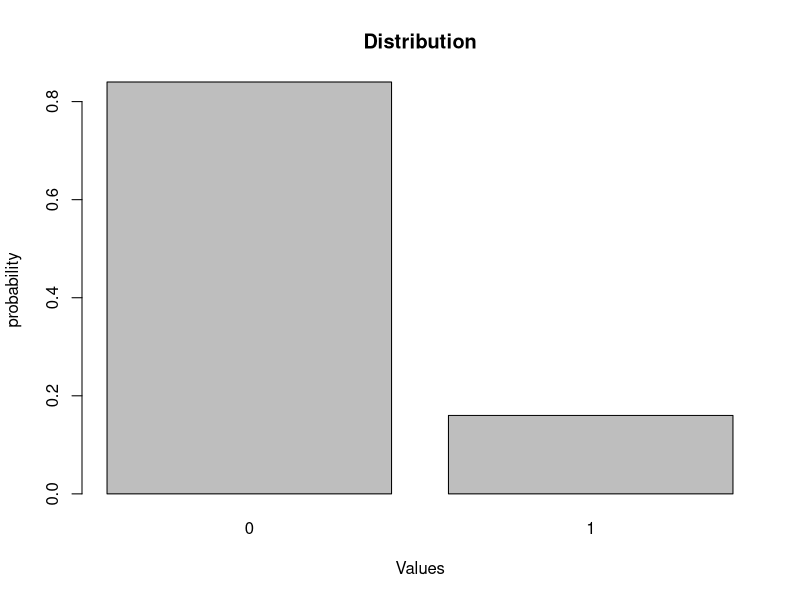
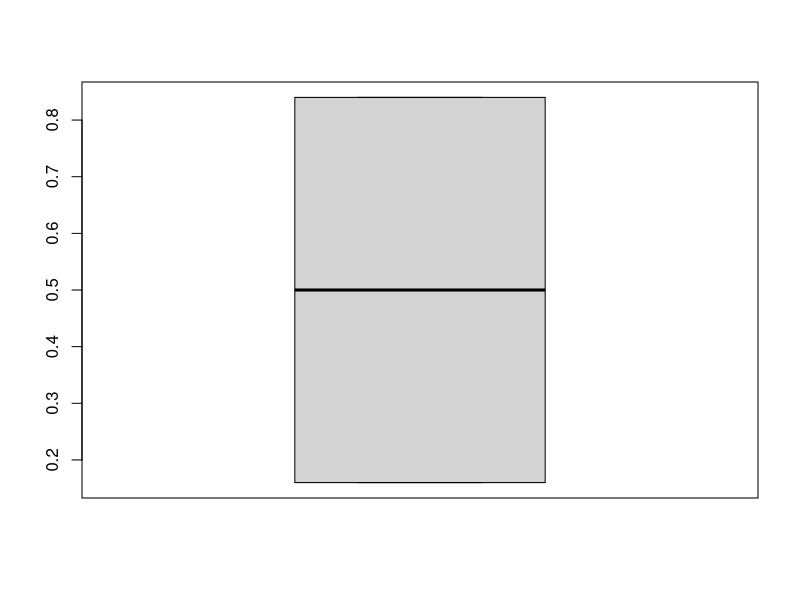
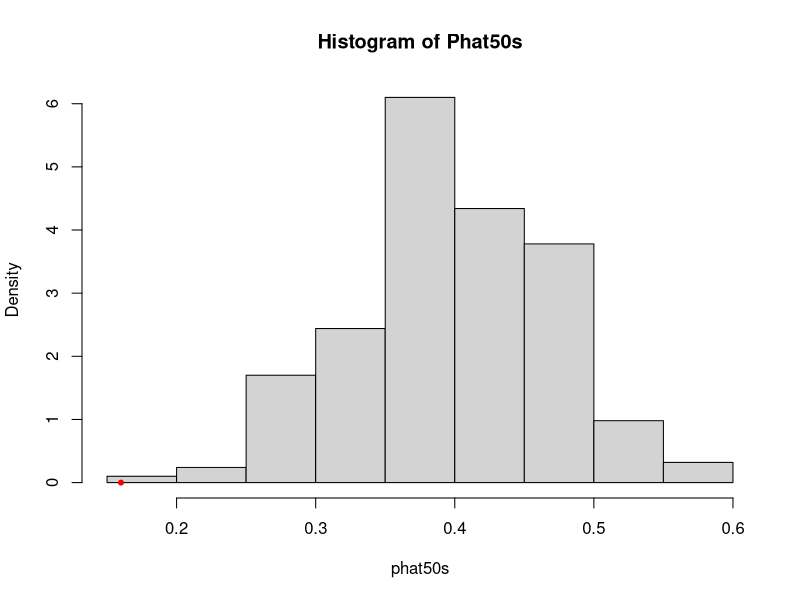

Source code (R) for these figures, in order:
pvalues=function(p0,phatstar,n,N){
  result=replicate(N,mean(rbinom(n,1,p0))) 
  pvalue=mean(result<phatstar) 
  return(pvalue) 
}

#1: head, 2: tail
#####
#Distribution
#####
# 1. Binomial/Bernoulli
# 2. Proportion of head?
#coin.experiment <- sample(c(0,1), 50, replace = TRUE, prob = c(0.6, 0.4))
#given sample
results <- c(0,0,0,1,1,1,0,0,0,0,0,0,0,1,0,0,0,0,0,0,0,1,0,0,0,0,0,0,0,0,0,0,0,0,0,0,1,0,0,0,0,0,1,1,0,0,0,0,0,0)

mean(results == 1)
freq <- table(results)
freq.table <- freq/sum(freq)
mean(results)
median(results)
mean(results, trim = 0.1)
range(results)
var(results)
sd(results)
summary(results)#five number summary

barplot(freq.table, main = "Distribution", xlab = "Values", ylab = "probability")
boxplot(freq.table)

pvalues(0.4,0.16,50,1000)
# Should we reject John’s claim that p = 0.4?
# How strong is the evidence provided by the data for the rejection?
# What are the possible fairness values, i.e., proportion to have Heads?

####################
####What if john's claim is right
####################
phatstar = 0.16

virtual <- replicate(1000, rbinom(50, 1, 0.4))
phat50s = colSums(virtual)/50
hist(phat50s, prob = TRUE, main = "Histogram of Phat50s")
points(phatstar, 0, col = "red", pch = 20)

#####################
####Strenght of the argument
#####################

#question 5
pp=seq(0,1,by=0.01) 
pvalue_collection=rep(0,101) 
for(i in 1:101){ 
  pvalue_collection[i]=pvalues(pp[i],0.16,50,10000) 
} 
pvalue_collection
subset(pp, pvalue_collection >= 0.05)

#question 6
intuition_collection=rep(0,101) 
for (i in 1:101){
  if(abs(0.16-pp[i]) <= 2*sqrt(pp[i]*(1-pp[i])/50)){
    # print(pp[i]) # Debug line
    intuition_collection[i] <- pp[i]
  }
}
subset(intuition_collection, intuition_collection != 0)


########
#J_spoon_pot <- replicate(10000, mean(rbinom(50, 1, 0.4)))
#mean(J_spoon_pot)
#sd(J_spoon_pot)
#barplot(table(J_spoon_pot)/10000,main = "Distribution of phat for J-coin", xlab = "phat", ylab = "probability")
#points(phatstar, 0, col="red", pch=20)
#mean(J_spoon_pot<phatstar)
########

